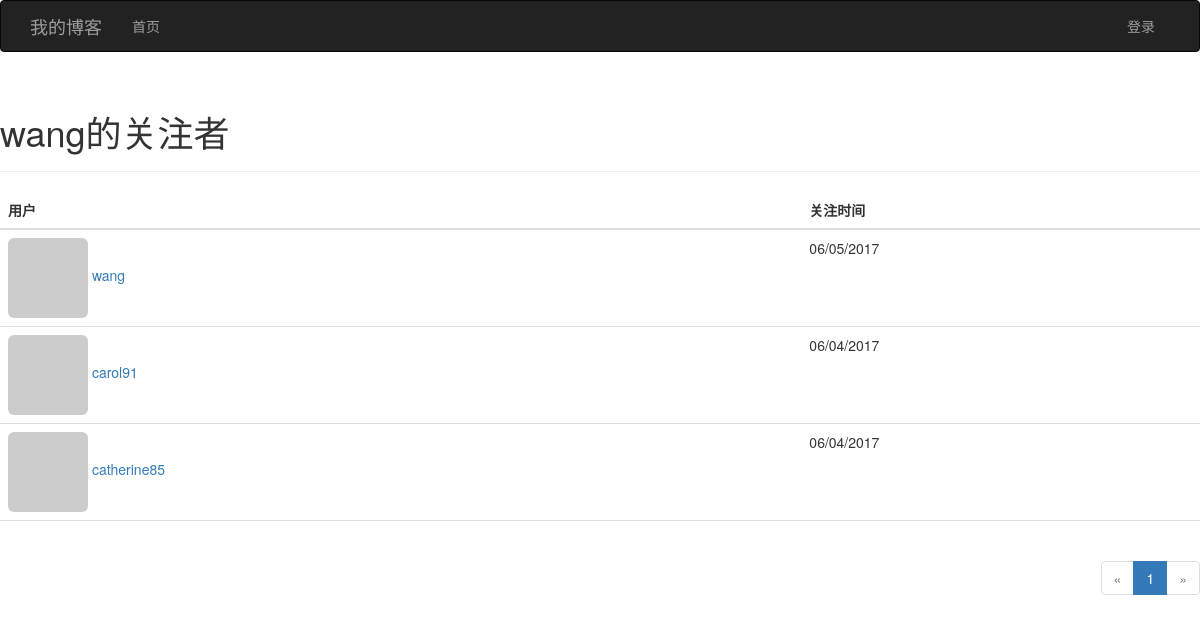
/followed-by/wang, run on the app's committed database.
### app/models.py (models this page shows, shortened)
class User(UserMixin,db.Model):
    __tablename__='users'
    id = db.Column(db.Integer, primary_key=True)
    email = db.Column(db.String(64), unique=True, index=True)
    username = db.Column(db.String(64), unique=True, index=True)
    password_hash = db.Column(db.String(128))
    confirmed = db.Column(db.Boolean, default=False)
    role_id = db.Column(db.Integer, db.ForeignKey('roles.id'))
    name = db.Column(db.String(64))
    location = db.Column(db.String(64))
    about_me = db.Column(db.Text())
    member_since = db.Column(db.DateTime(), default=datetime.utcnow)
    last_seen = db.Column(db.DateTime(), default=datetime.utcnow)
    avatar_hash = db.Column(db.String(32))
    posts = db.relationship('Post', backref='author', lazy='dynamic')
    followed = db.relationship('Follow',
                               foreign_keys=[Follow.follower_id],
                               backref=db.backref('follower', lazy='joined'),
                               lazy='dynamic',
                               cascade='all, delete-orphan')
    followers = db.relationship('Follow',
                               foreign_keys=[Follow.followed_id],
                               backref=db.backref('followed', lazy='joined'),
                                lazy='dynamic',
                               cascade='all, delete-orphan')
    @property
    def password(self):
        raise AttributeError('password is not a readable attribute')
    def gravatar(self, size=100, default='identicon', rating='g'):
        if request.is_secure:
            url = 'http://secure.gravatar.com/avatar'
        else:
            url = 'http://www.gravatar.com/avatar'
        hash = self.avatar_hash or hashlib.md5(
            self.email.encode('utf-8')).hexdigest()
        return '{url}/{hash}?s={size}&d={default}&r={rating}'.format(
            url=url, hash=hash, size=size, default=default, rating=rating)

class Follow(db.Model):
    __tablename__ = 'follows'
    follower_id = db.Column(db.Integer, db.ForeignKey('users.id'),
                            primary_key=True)
    followed_id = db.Column(db.Integer, db.ForeignKey('users.id'),
                            primary_key=True)
    timestamp = db.Column(db.DateTime, default=datetime.utcnow)

### app/main/views.py (the view)
@main.route('/followed-by/<username>')
def followed_by(username):
    user = User.query.filter_by(username=username).first()
    if user is None:
        flash('没有此用户。')
        return redirect(url_for('.index'))
    page = request.args.get('page', 1, type=int)
    pagination = user.followed.paginate(
        page, per_page=current_app.config['MYBLOG_FOLLOWERS_PER_PAGE'],
        error_out=False)
    follows = [{'user':item.followed, 'timestamp':item.timestamp}
                   for item in pagination.items]
    return render_template('followers.html', user=user, title="的关注者",
                           endpoint='.followed_by', pagination=pagination,
                           follows=follows)

### app/auth/views.py (called while the page is built)
@auth.before_app_request
def before_request():
    if current_user.is_authenticated:
        current_user.ping()
        if not current_user.confirmed \
            and request.endpoint \
            and request.endpoint[:5] != 'auth.' \
            and request.endpoint != 'static':
            return redirect(url_for('auth.unconfirmed'))

### app/main/__init__.py (called while the page is built)
@main.app_context_processor
def inject_permissions():
    return dict(Permission=Permission)

### app/templates/followers.html (shortened to what this page needs)
{% extends "base.html" %}
{% import "_macros.html" as macros %}
{% block page_content %}
<div class="page-header">
    <h1>{{ user.username }}{{ title }}</h1>
</div>
<table class="table table-hover followers">
    <thead><tr><th>用户</th><th>关注时间</th></tr></thead>
    {% for follow in follows %}
    <tr>
        <td>
            <a href="{{ url_for('.user', username=follow.user.username) }}">
                <img class="img-rounded" src="{{ follow.user.gravatar(size=32) }}">
                {{ follow.user.username }}
            </a>
        </td>
        <td>{{ moment(follow.timestamp).format('L') }}</td>
    </tr>
    {% endfor %}
</table>
<div class="pagination">
    {{ macros.pagination_widget(pagination, endpoint, username=user.username) }}
</div>
{% endblock %}

### app/static/styles.css (style rules this page uses)
div.pagination { width: 100%; text-align: right; padding: 0px; margin: 0px; }
.table.followers tr { border-bottom: 1px solid #e0e0e0; }

### data on the page
User: username "wang", user.username "wang"
Follow: timestamp "06/05/2017"
User: user.username "carol91"
Follow: timestamp "06/04/2017"
User: user.username "catherine85"
Follow: timestamp "06/04/2017"

### other printed values
{{ title }} "的关注者"
{{ p }} "1"
